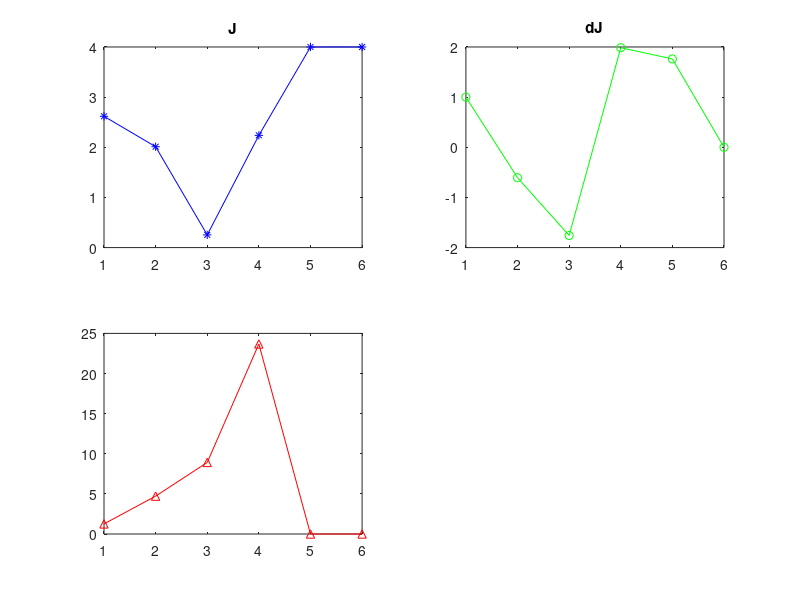

Write the MATLAB code that produced this figure.
clc
clear all % focused gaussian beam calculator

r=2000;
S=16;%16*4;
MM=16;

M=512; %256
L1=M*15e-6; %3.84e-3; 
dx1=L1/M;
x1=-L1/2:dx1:L1/2-dx1; 
y1=x1;
lambda=1.064e-6;
k=2*pi/lambda; 
w=dx1*(160/2);

%%

bu = 0.2*(2*pi);
au = rand()*(2*pi);

u5 = exp(-1i*0)+exp(-1i*bu);
ausave(1,1) = bu;
 
I5=(abs(u5).^2);

J(1,1) = I5;
% J(1,1) = J1(1,1)/JJ(1,1);
W(1,1)= 1;
D(1,1)= 1;
MU(1,1)=max(max(angle(bu)));
MaxI(1,1)=max(max((abs(I5).^2)));
MinI(1,1)=min(min((abs(I5).^2)));
diffUsave(:,:,1) = abs(au-bu);

for ii = 1:r
    
    u0 = exp(-1i*au)+exp(-1i*0);
    Intensity = abs(u0).^2;
    ausave(1,ii+1) = au;
    
    J(1,ii+1) = Intensity;
    
%     J(1,ii+1) = J1(1,ii+1)/JJ(1,ii+1);
    W(1,ii+1)=((J(1,ii+1) - J(1,ii)));% /mean(J)
    weight=(W(1,ii+1)); %->multithread 1/Jratio(1,ii+1)
    BB=abs(au-bu);
%     diffUsave = (au-bu)./weight;
%     diffU = (diffUsave);
%     diffU(isnan(diffU)) = 0;
%     diffUsave(isnan(diffUsave(:,:,ii+1)),ii+1) = 0;
    
%     if sum(sum(BB))<=0.01
%         break
%     end
    WM = 2.*(weight.*(BB)); %.*perturb.*rand([MM,MM])
%     diffU = (diffUsave(:,:,ii)-diffUsave(:,:,ii+1))/sign(W(1,ii)-W(1,ii+1));%
%     diffU = (diffUsave(:,:,ii+1))/sign(W(1,ii+1));
%     WM = weight.*(diffU);
%     WM = (weight.*diffUsave(:,:,ii+1)); %.*rand([MM,MM])
%     if (ii == 1)
%         WM = rand([MM,MM]).*(2*pi);
%     end
%     WM = rem((WM), (2*pi));   %.*(binornd(ones(16,16),ones(16,16)./2)-0.5).*(4*pi)
%     WM = WM./(max(max(WM))/(2*pi));
    D(1,ii+1) = sum(sum(WM))/sum(sum(au))+1;
    value(1,ii+1)=Intensity;
    bu = au;
%     bu = rem(bu, (2*pi));
%     aum = (au + weight);%2
    au = (au - WM);%2
%     au = rem(au, (2*pi));
%     au = (au+(au.*weight))/2;%2
%     MU(1,ii+1)=max(max(au))/(2*pi);
%     au = au./ MU(1,ii+1);
    if (min(min(au))<0)
        au = au - min(min(au));
    end
%     au = exp(-i./(MU(1,ii+1))*(au));%2 
%     au = au - min(min(au));
%     if rem(ii,30) == 0
%         au=au+((rand([MM,MM])-0.5)*(2*pi));%| MU(1,ii+1) == 0 30
%     end
    if W(1,ii+1) == 0 %& half == 0
        break
    end
%     if J(1,i+1) == inf | D(1,i+1) == inf
%         break
%     end
    
end

I3=(abs(u0).^2);

% % figure(8)                                                                                         % rescaled figure of J, delta J, change amount of au, cycle of au
% subplot(4,4,11);
% hold off
% plot(rescale(J),'b*-');                                                                             % cacluated J value during iterration
% hold on
% plot(rescale(W),'go-');                                                                             % improvement of output during iterration
% plot(rescale(D),'r^-');                                                                             % expectation of improvement of au
% plot(rescale(MU),'y^-');                                                                            % au's cycle count
% title('J'); 
% legend('J','del J','u diff','u max');%
% hold off

% figure(10) 
% subplot(4,4,14);
% hold off
% plot((J),'b*-'); 
% hold on
% plot((W),'go-'); 
% % plot(rescale(D),'r^-'); 
% % plot(rescale(MU),'y^-'); 
% title('J'); 
% legend('J','del J','u diff','u max');%
% hold off

figure(2) 
subplot(2,2,1);
plot(J,'b*-'); 
title('J'); 
subplot(2,2,2);
plot(W,'go-'); 
title('dJ'); 
subplot(2,2,3);
plot(ausave,'r^-');
% title('expectation of improvement of au'); 
% subplot(2,2,4);
% plot(MU,'y^-'); 
% title('cycle count'); 
